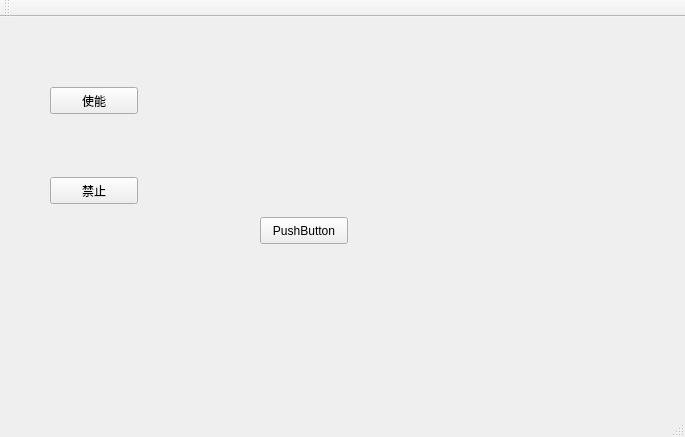
<?xml version="1.0" encoding="UTF-8"?>
<ui version="4.0">
 <class>MainWindow</class>
 <widget class="QMainWindow" name="MainWindow">
  <property name="geometry">
   <rect>
    <x>0</x>
    <y>0</y>
    <width>685</width>
    <height>437</height>
   </rect>
  </property>
  <property name="windowTitle">
   <string>MainWindow</string>
  </property>
  <widget class="QWidget" name="centralWidget">
   <widget class="QPushButton" name="pushButton">
    <property name="geometry">
     <rect>
      <x>50</x>
      <y>70</y>
      <width>88</width>
      <height>27</height>
     </rect>
    </property>
    <property name="text">
     <string>使能</string>
    </property>
   </widget>
   <widget class="QPushButton" name="pushButton_2">
    <property name="geometry">
     <rect>
      <x>50</x>
      <y>160</y>
      <width>88</width>
      <height>27</height>
     </rect>
    </property>
    <property name="text">
     <string>禁止</string>
    </property>
   </widget>
   <widget class="QPushButton" name="pushButton_3">
    <property name="geometry">
     <rect>
      <x>260</x>
      <y>40</y>
      <width>88</width>
      <height>51</height>
     </rect>
    </property>
    <property name="text">
     <string/>
    </property>
    <property name="icon">
     <iconset>
      <normaloff>../8Button-build-desktop/qt.jpg</normaloff>../8Button-build-desktop/qt.jpg</iconset>
    </property>
    <property name="iconSize">
     <size>
      <width>48</width>
      <height>48</height>
     </size>
    </property>
    <property name="flat">
     <bool>true</bool>
    </property>
   </widget>
   <widget class="QPushButton" name="pushButton_4">
    <property name="geometry">
     <rect>
      <x>260</x>
      <y>200</y>
      <width>88</width>
      <height>27</height>
     </rect>
    </property>
    <property name="text">
     <string>PushButton</string>
    </property>
   </widget>
  </widget>
  <widget class="QMenuBar" name="menuBar">
   <property name="geometry">
    <rect>
     <x>0</x>
     <y>0</y>
     <width>685</width>
     <height>22</height>
    </rect>
   </property>
  </widget>
  <widget class="QToolBar" name="mainToolBar">
   <attribute name="toolBarArea">
    <enum>TopToolBarArea</enum>
   </attribute>
   <attribute name="toolBarBreak">
    <bool>false</bool>
   </attribute>
  </widget>
  <widget class="QStatusBar" name="statusBar"/>
 </widget>
 <layoutdefault spacing="6" margin="11"/>
 <resources/>
 <connections/>
</ui>
